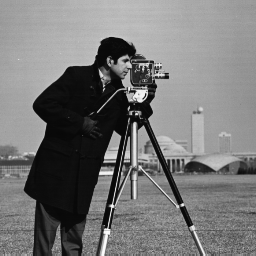
%> input picture ch10/cameraman.tif, 256 x 256 px
$ octave subtract_m.m   (GNU Octave 9; MATLAB toolbox functions it lacks are replaced by stand-ins)
%> lines starting %> are read from the running program, lines starting %| are printed output that depends on the picture
clear all;
close all;
clc;
%% 利用图像减法运算实现DSA减影
a = imread('cameraman.tif');
%> a is the input picture: size 256x256 uint8; min 7, max 253, mean 118.7
b = imread('testpat1.png');
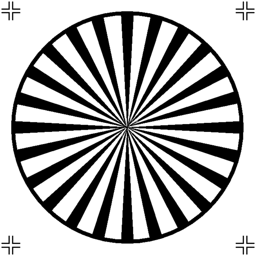
%> input picture ch10/testpat1.png, 256 x 256 px
%> b is the input picture: size 256x256 uint8; min 0, max 255, mean 175.8
c = imsubtract(a, b);
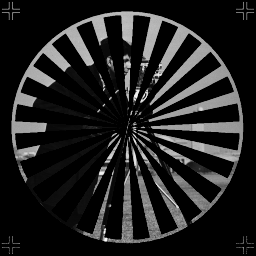
%> c: size 256x256 uint8; min 0, max 253, mean 31.5
% 修改图形图像位置的默认设置
set(0, 'defaultFigurePosition', [100, 100, 1000, 500]);
% 修改图形背景颜色的设置
set(0, 'defaultFigureColor', [1 1 1]);
figure;
subplot(121), imshow(c);
subplot(122), imshow(255 - c);
%> after `imshow(255 - c)`:
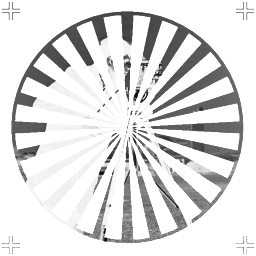
%> displayed picture: size 256x256, on the screen's scale of 0 to 255; min 2, max 255, mean 223.5
